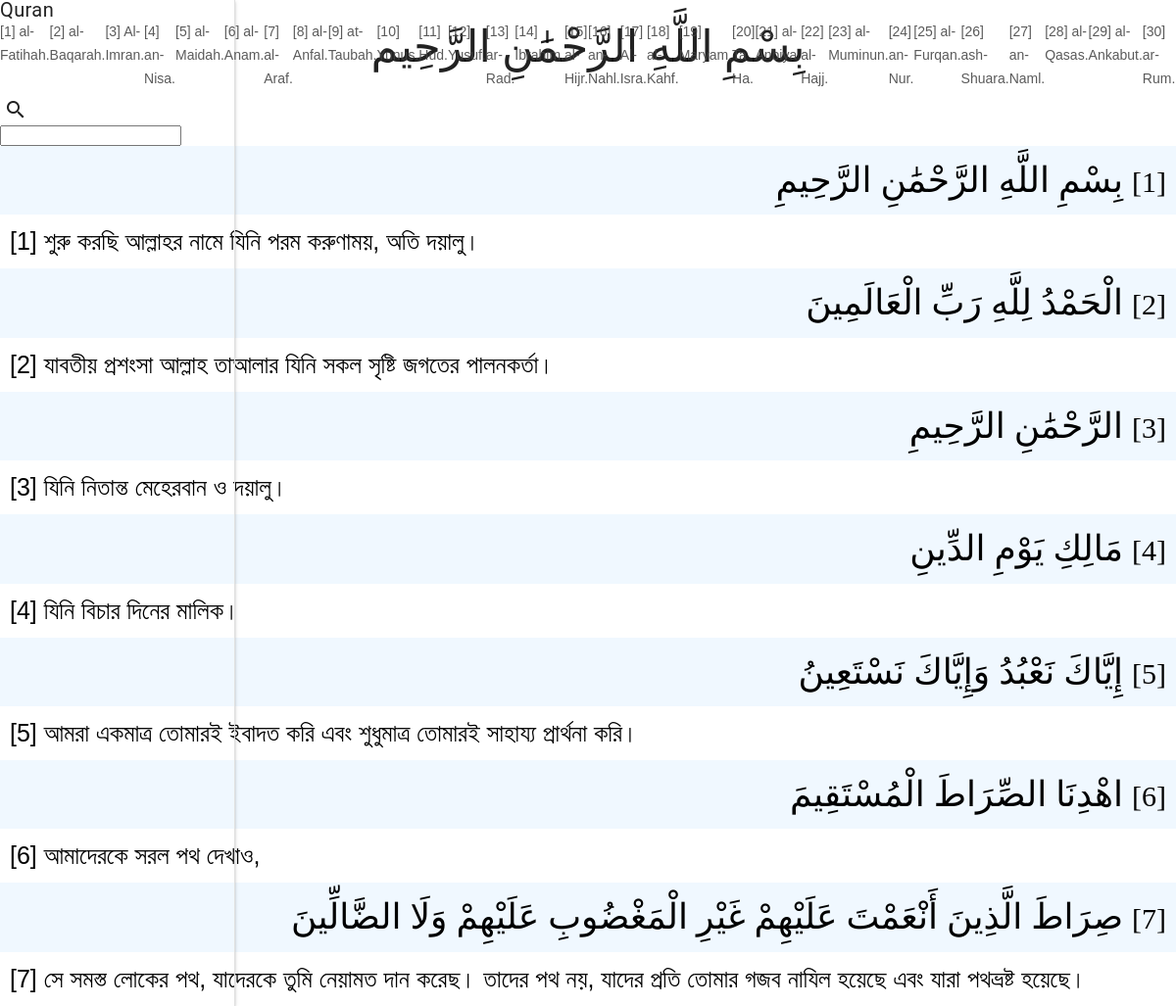
The page / on the database its author committed.
### tables this page shows
CREATE TABLE `contents` (
  `id` int(11) NOT NULL,
  `SuraID` int(11) NOT NULL,
  `Name` text NOT NULL,
  `English` text NOT NULL
);

CREATE TABLE `quran_bangla` (
  `ID` int(11) NOT NULL,
  `DatabaseID` smallint(6) NOT NULL,
  `SuraID` int(11) NOT NULL,
  `VerseID` int(11) NOT NULL,
  `AyahText` text NOT NULL
);

CREATE TABLE `quran_arabic` (
  `ID` int(11) NOT NULL,
  `DatabaseID` smallint(6) NOT NULL,
  `SuraID` int(11) NOT NULL,
  `VerseID` int(11) NOT NULL,
  `AyahText` text NOT NULL
);

### dal/dal.contents.php (called while the page is built, shortened)
<?php
include_once($_SERVER['DOCUMENT_ROOT'].'/Quran/includes/utility.php');
class DALContents
{
	public function getContents()
	{
		$utility = new Utility;
		$sql = "SELECT * FROM `contents` WHERE 1";
		$result = $utility->dbQuery($sql);
		return $result;
	}
}
?>

### includes/utility.php (called while the page is built, shortened)
<?php
	require_once('connect.php');
	class Utility
	{
		public function dbQuery($sql)
		{
			global $con;
			$result = mysqli_query($con,$sql);
			if($result)
			{
				return $result;
			}
			else
			{
				echo mysqli_error($con,$sql);
			}
		}
	}
?>

### dal/dal.quran.php (called while the page is built, shortened)
<?php
include_once($_SERVER['DOCUMENT_ROOT'].'/Quran/includes/utility.php');
class DALQuran
{
        public function getQuranBangla($SuraID)
        {
                $utility = new Utility;
                $sql = "SELECT * FROM `quran_bangla` WHERE SuraID=".$SuraID;
                $result = $utility->dbQuery($sql);
                return $result;
        }
        public function getQuranArabic($SuraID)
        {
                $utility = new Utility;
                $sql = "SELECT * FROM `quran_arabic` WHERE SuraID=".$SuraID;
                $result = $utility->dbQuery($sql);
                return $result;
        }
}
?>

### bll/bll.contents.php (the view)
<?php
include($_SERVER['DOCUMENT_ROOT'].'/Quran/dal/dal.contents.php');
class BLLContents
{
	public function PrintContents($SuraID)
	{
		$dalContents  = new DALContents;
                $resultContents = $dalContents->getContents();
                $data = "";
                while ($resContents = mysqli_fetch_assoc($resultContents))
                {
                        if($SuraID==$resContents['SuraID'])
                        {
                                $data .= '<a class="mdl-navigation__link" href="index.php?SuraID='.$resContents['SuraID'].'">['.$resContents['SuraID'].'] '.$resContents['Name'].'.</a>';
                        }
                        else
                        {
                                $data .= '<a class="mdl-navigation__link " href="index.php?SuraID='.$resContents['SuraID'].'">['.$resContents['SuraID'].'] '.$resContents['Name'].'.</a>';
                        }
                }
                return $data;
	}
}
?>

### index.php (shortened to what this page needs)
<html>
  <head>
    <link rel="stylesheet" href="https://code.getmdl.io/1.3.0/material.indigo-pink.min.css">
    <link rel="stylesheet" type="text/css" href="css/style.css">
    <link rel="stylesheet" type="text/css" href="css/material.css">
    <link href="https://fonts.maateen.me/solaiman-lipi/font.css" rel="stylesheet">
    <link href="https://fonts.maateen.me/adorsho-lipi/font.css" rel="stylesheet">
  </head>
  <body>
    <div class="mdl-layout mdl-js-layout mdl-layout--fixed-drawer
                mdl-layout--fixed-header">
      <header class="mdl-layout__header">
        <div class="mdl-layout__header-row">
          <div class="mdl-layout-spacer"> <h2 style="text-align: center;">بِسْمِ اللَّهِ الرَّحْمَٰنِ الرَّحِيم </h2></div>
          <div class="mdl-textfield mdl-js-textfield mdl-textfield--expandable
                      mdl-textfield--floating-label mdl-textfield--align-right">
            <label class="mdl-button mdl-js-button mdl-button--icon"
                   for="fixed-header-drawer-exp">
              <i class="material-icons">search</i>
            </label>
            <div class="mdl-textfield__expandable-holder">
              <input class="mdl-textfield__input" type="text" name="sample"
                     id="fixed-header-drawer-exp">
            </div>
          </div>
        </div>
      </header>
      <div class="mdl-layout__drawer">
        <span class="mdl-layout-title">Quran</span>
        <nav class="mdl-navigation">
          <?php
          	$SuraID = 1;
			include_once($_SERVER['DOCUMENT_ROOT'].'/Quran/bll/bll.contents.php');
			$bllContents = new BLLContents;
			echo $bllContents->printContents($SuraID);
          ?>
        </nav>
      </div>
      <main class="mdl-layout__content">
        <div class="page-content">
           <div class="mdl-grid">
           		<?php
					include($_SERVER['DOCUMENT_ROOT'].'/Quran/dal/dal.quran.php');
           			$SuraID = 1;
           			$dalQuran = new DALQuran;
           			$resultQuranBangla =  $dalQuran->getQuranBangla($SuraID);
           			$resultQuranArabic =  $dalQuran->getQuranArabic($SuraID);
           			$data = "";
	                while (($resQuranArabic = mysqli_fetch_assoc($resultQuranArabic)) && ($resQuranBangla = mysqli_fetch_assoc($resultQuranBangla)))
	                {
	                	$data .= '<div class="mdl-cell-a mdl-cell--12-col">';
	                	$data .= '<small>['.$resQuranArabic['VerseID'].']</small> ';
	                	$data .= $resQuranArabic['AyahText'];
	                	$data .= '</div>';
	                	$data .= '<div class="mdl-cell-b mdl-cell--12-col">';
	                	$data .= '['.$resQuranBangla['VerseID'].'] ';
	                	$data .= $resQuranBangla['AyahText'];
	                	$data .= '</div>';
	                }
	                print($data)
           		?>
			</div>
        </div>
      </main>
    </div>
  </body>
</html>

### css/style.css (style rules this page uses)
.mdl-cell-a { box-sizing: border-box; background-color: #F0F8FF; font-size: 36px; padding-left: 10px; padding-right: 10px; padding-top: 10px; padding-bottom: 10px; font-family: 'Amiri', serif; direction: rtl; font-family: Ubuntu; line-height: 1.4; color: black; }
.mdl-cell-b { box-sizing: border-box; background-color: white; font-size: 25px; padding-left: 10px; padding-right: 10px; padding-top: 10px; padding-bottom: 10px; font-family: 'SolaimanLipi', sans-serif; line-height: 1.4; color: black; }

### rows shown on the page
contents: SuraID "1", Name "al-Fatihah"
contents: SuraID "2", Name "al-Baqarah"
contents: SuraID "3", Name "Al-Imran"
contents: SuraID "4", Name "an-Nisa"
contents: SuraID "5", Name "al-Maidah"
contents: SuraID "6", Name "al-Anam"
contents: SuraID "7", Name "al-Araf"
contents: SuraID "8", Name "al-Anfal"
contents: SuraID "9", Name "at-Taubah"
contents: SuraID "10", Name "Yunus"
contents: SuraID "11", Name "Hud"
contents: SuraID "12", Name "Yusuf"
contents: SuraID "13", Name "ar-Rad"
contents: SuraID "14", Name "Ibrahim"
contents: SuraID "15", Name "al-Hijr"
contents: SuraID "16", Name "an-Nahl"
contents: SuraID "17", Name "Al-Isra"
contents: SuraID "18", Name "al-Kahf"
contents: SuraID "19", Name "Maryam"
contents: SuraID "20", Name "Ta Ha"
contents: SuraID "21", Name "al-Anbiya"
contents: SuraID "22", Name "al-Hajj"
contents: SuraID "23", Name "al-Muminun"
contents: SuraID "24", Name "an-Nur"
contents: SuraID "25", Name "al-Furqan"
contents: SuraID "26", Name "ash-Shuara"
contents: SuraID "27", Name "an-Naml"
contents: SuraID "28", Name "al-Qasas"
contents: SuraID "29", Name "al-Ankabut"
contents: SuraID "30", Name "ar-Rum"
quran_bangla: value "بِسْمِ اللَّهِ الرَّحْمَٰنِ الرَّحِيمِ [1] শুরু করছি আল্লাহর নামে যিনি পরম করুণাময়, অতি দয়ালু।"
quran_arabic: VerseID "1"
quran_bangla: value "الْحَمْدُ لِلَّهِ رَبِّ الْعَالَمِينَ [2] যাবতীয় প্রশংসা আল্লাহ তাআলার যিনি সকল সৃষ্টি জগতের পালনকর্তা।"
quran_arabic: VerseID "2"
quran_bangla: value "الرَّحْمَٰنِ الرَّحِيمِ [3] যিনি নিতান্ত মেহেরবান ও দয়ালু।"
quran_arabic: VerseID "3"
quran_bangla: value "مَالِكِ يَوْمِ الدِّينِ [4] যিনি বিচার দিনের মালিক।"
quran_arabic: VerseID "4"
quran_bangla: value "إِيَّاكَ نَعْبُدُ وَإِيَّاكَ نَسْتَعِينُ [5] আমরা একমাত্র তোমারই ইবাদত করি এবং শুধুমাত্র তোমারই সাহায্য প্রার্থনা করি।"
quran_arabic: VerseID "5"
quran_bangla: value "اهْدِنَا الصِّرَاطَ الْمُسْتَقِيمَ [6] আমাদেরকে সরল পথ দেখাও,"
quran_arabic: VerseID "6"
quran_bangla: value "صِرَاطَ الَّذِينَ أَنْعَمْتَ عَلَيْهِمْ غَيْرِ الْمَغْضُوبِ عَلَيْهِمْ وَلَا الضَّالِّينَ [7] সে সমস্ত লোকের পথ, যাদেরকে তুমি নেয়ামত দান করেছ। তাদের পথ নয়, যাদের প্রতি তোমার গজব নাযিল হয়েছে এবং যারা পথভ্রষ্ট হয়েছে।"
quran_arabic: VerseID "7"
